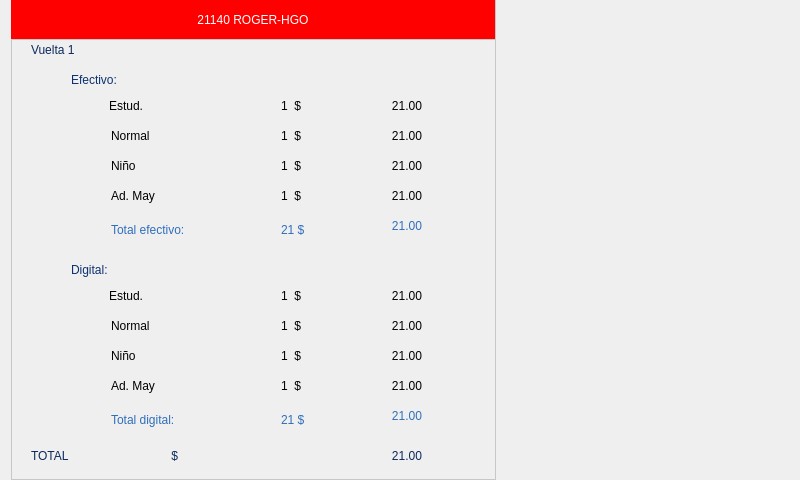
<?xml version="1.0" encoding="UTF-8"?>
<ui version="4.0">
 <class>Form</class>
 <widget class="QWidget" name="Form">
  <property name="geometry">
   <rect>
    <x>0</x>
    <y>0</y>
    <width>800</width>
    <height>480</height>
   </rect>
  </property>
  <property name="minimumSize">
   <size>
    <width>800</width>
    <height>480</height>
   </size>
  </property>
  <property name="maximumSize">
   <size>
    <width>800</width>
    <height>480</height>
   </size>
  </property>
  <property name="windowTitle">
   <string>Form</string>
  </property>
  <widget class="QLabel" name="label_font">
   <property name="geometry">
    <rect>
     <x>0</x>
     <y>0</y>
     <width>800</width>
     <height>480</height>
    </rect>
   </property>
   <property name="text">
    <string/>
   </property>
   <property name="pixmap">
    <pixmap>../Imagenes/Servicios.jpg</pixmap>
   </property>
   <property name="scaledContents">
    <bool>true</bool>
   </property>
   <property name="margin">
    <number>0</number>
   </property>
   <property name="indent">
    <number>-1</number>
   </property>
  </widget>
  <widget class="QFrame" name="destinos">
   <property name="geometry">
    <rect>
     <x>11</x>
     <y>-1</y>
     <width>485</width>
     <height>481</height>
    </rect>
   </property>
   <property name="styleSheet">
    <string notr="true">QFrame{
border: 1px solid #c7c7c7;
}</string>
   </property>
   <property name="frameShape">
    <enum>QFrame::StyledPanel</enum>
   </property>
   <property name="frameShadow">
    <enum>QFrame::Raised</enum>
   </property>
   <widget class="QLabel" name="label_vuelta">
    <property name="geometry">
     <rect>
      <x>20</x>
      <y>40</y>
      <width>101</width>
      <height>21</height>
     </rect>
    </property>
    <property name="styleSheet">
     <string notr="true">border: 0;
font: 15pt &quot;MS Sans Serif&quot;;
color: rgb(11, 41, 92);</string>
    </property>
    <property name="text">
     <string>Vuelta 1</string>
    </property>
   </widget>
   <widget class="QLabel" name="label_estudiantes">
    <property name="geometry">
     <rect>
      <x>98</x>
      <y>100</y>
      <width>71</width>
      <height>31</height>
     </rect>
    </property>
    <property name="styleSheet">
     <string notr="true">border: 0;
font: 15pt &quot;MS Sans Serif&quot;;</string>
    </property>
    <property name="frameShadow">
     <enum>QFrame::Plain</enum>
    </property>
    <property name="lineWidth">
     <number>0</number>
    </property>
    <property name="text">
     <string>Estud.</string>
    </property>
    <property name="alignment">
     <set>Qt::AlignLeading|Qt::AlignLeft|Qt::AlignTop</set>
    </property>
   </widget>
   <widget class="QLabel" name="label_head">
    <property name="geometry">
     <rect>
      <x>-1</x>
      <y>0</y>
      <width>486</width>
      <height>41</height>
     </rect>
    </property>
    <property name="styleSheet">
     <string notr="true">color:rgb(255, 255, 255);
background-color:rgb(255, 0, 0);
font: 87 20pt &quot;Arial Black&quot;;</string>
    </property>
    <property name="text">
     <string>21140 ROGER-HGO</string>
    </property>
    <property name="alignment">
     <set>Qt::AlignCenter</set>
    </property>
   </widget>
   <widget class="QLabel" name="label_estudiantes_2">
    <property name="geometry">
     <rect>
      <x>100</x>
      <y>130</y>
      <width>71</width>
      <height>31</height>
     </rect>
    </property>
    <property name="styleSheet">
     <string notr="true">border: 0;
font: 15pt &quot;MS Sans Serif&quot;;</string>
    </property>
    <property name="frameShadow">
     <enum>QFrame::Plain</enum>
    </property>
    <property name="lineWidth">
     <number>0</number>
    </property>
    <property name="text">
     <string>Normal</string>
    </property>
    <property name="alignment">
     <set>Qt::AlignLeading|Qt::AlignLeft|Qt::AlignTop</set>
    </property>
   </widget>
   <widget class="QLabel" name="label_estudiantes_3">
    <property name="geometry">
     <rect>
      <x>100</x>
      <y>160</y>
      <width>71</width>
      <height>31</height>
     </rect>
    </property>
    <property name="styleSheet">
     <string notr="true">border: 0;
font: 15pt &quot;MS Sans Serif&quot;;</string>
    </property>
    <property name="frameShadow">
     <enum>QFrame::Plain</enum>
    </property>
    <property name="lineWidth">
     <number>0</number>
    </property>
    <property name="text">
     <string>Niño</string>
    </property>
    <property name="alignment">
     <set>Qt::AlignLeading|Qt::AlignLeft|Qt::AlignTop</set>
    </property>
   </widget>
   <widget class="QLabel" name="label_estudiantes_4">
    <property name="geometry">
     <rect>
      <x>100</x>
      <y>190</y>
      <width>81</width>
      <height>31</height>
     </rect>
    </property>
    <property name="styleSheet">
     <string notr="true">border: 0;
font: 15pt &quot;MS Sans Serif&quot;;</string>
    </property>
    <property name="frameShadow">
     <enum>QFrame::Plain</enum>
    </property>
    <property name="lineWidth">
     <number>0</number>
    </property>
    <property name="text">
     <string>Ad. May</string>
    </property>
    <property name="alignment">
     <set>Qt::AlignLeading|Qt::AlignLeft|Qt::AlignTop</set>
    </property>
   </widget>
   <widget class="QLabel" name="label_cantidad_boletos_estud">
    <property name="geometry">
     <rect>
      <x>270</x>
      <y>100</y>
      <width>41</width>
      <height>31</height>
     </rect>
    </property>
    <property name="styleSheet">
     <string notr="true">border: 0;
font: 15pt &quot;MS Sans Serif&quot;;</string>
    </property>
    <property name="frameShadow">
     <enum>QFrame::Plain</enum>
    </property>
    <property name="lineWidth">
     <number>0</number>
    </property>
    <property name="text">
     <string>1  $</string>
    </property>
    <property name="alignment">
     <set>Qt::AlignLeading|Qt::AlignLeft|Qt::AlignTop</set>
    </property>
   </widget>
   <widget class="QLabel" name="label_total_cobro_estud">
    <property name="geometry">
     <rect>
      <x>340</x>
      <y>100</y>
      <width>71</width>
      <height>31</height>
     </rect>
    </property>
    <property name="styleSheet">
     <string notr="true">border: 0;
font: 15pt &quot;MS Sans Serif&quot;;</string>
    </property>
    <property name="frameShadow">
     <enum>QFrame::Plain</enum>
    </property>
    <property name="lineWidth">
     <number>0</number>
    </property>
    <property name="text">
     <string>21.00</string>
    </property>
    <property name="alignment">
     <set>Qt::AlignRight|Qt::AlignTop|Qt::AlignTrailing</set>
    </property>
   </widget>
   <widget class="QLabel" name="label_cantidad_boletos_normal">
    <property name="geometry">
     <rect>
      <x>270</x>
      <y>130</y>
      <width>41</width>
      <height>31</height>
     </rect>
    </property>
    <property name="styleSheet">
     <string notr="true">border: 0;
font: 15pt &quot;MS Sans Serif&quot;;</string>
    </property>
    <property name="frameShadow">
     <enum>QFrame::Plain</enum>
    </property>
    <property name="lineWidth">
     <number>0</number>
    </property>
    <property name="text">
     <string>1  $</string>
    </property>
    <property name="alignment">
     <set>Qt::AlignLeading|Qt::AlignLeft|Qt::AlignTop</set>
    </property>
   </widget>
   <widget class="QLabel" name="label_total_cobro_normal">
    <property name="geometry">
     <rect>
      <x>340</x>
      <y>130</y>
      <width>71</width>
      <height>31</height>
     </rect>
    </property>
    <property name="styleSheet">
     <string notr="true">border: 0;
font: 15pt &quot;MS Sans Serif&quot;;</string>
    </property>
    <property name="frameShadow">
     <enum>QFrame::Plain</enum>
    </property>
    <property name="lineWidth">
     <number>0</number>
    </property>
    <property name="text">
     <string>21.00</string>
    </property>
    <property name="alignment">
     <set>Qt::AlignRight|Qt::AlignTop|Qt::AlignTrailing</set>
    </property>
   </widget>
   <widget class="QLabel" name="label_cantidad_boletos_ninio">
    <property name="geometry">
     <rect>
      <x>270</x>
      <y>160</y>
      <width>41</width>
      <height>31</height>
     </rect>
    </property>
    <property name="styleSheet">
     <string notr="true">border: 0;
font: 15pt &quot;MS Sans Serif&quot;;</string>
    </property>
    <property name="frameShadow">
     <enum>QFrame::Plain</enum>
    </property>
    <property name="lineWidth">
     <number>0</number>
    </property>
    <property name="text">
     <string>1  $</string>
    </property>
    <property name="alignment">
     <set>Qt::AlignLeading|Qt::AlignLeft|Qt::AlignTop</set>
    </property>
   </widget>
   <widget class="QLabel" name="label_cantidad_boletos_admayor">
    <property name="geometry">
     <rect>
      <x>270</x>
      <y>190</y>
      <width>41</width>
      <height>31</height>
     </rect>
    </property>
    <property name="styleSheet">
     <string notr="true">border: 0;
font: 15pt &quot;MS Sans Serif&quot;;</string>
    </property>
    <property name="frameShadow">
     <enum>QFrame::Plain</enum>
    </property>
    <property name="lineWidth">
     <number>0</number>
    </property>
    <property name="text">
     <string>1  $</string>
    </property>
    <property name="alignment">
     <set>Qt::AlignLeading|Qt::AlignLeft|Qt::AlignTop</set>
    </property>
   </widget>
   <widget class="QLabel" name="label_total_cobro_ninio">
    <property name="geometry">
     <rect>
      <x>340</x>
      <y>160</y>
      <width>71</width>
      <height>31</height>
     </rect>
    </property>
    <property name="styleSheet">
     <string notr="true">border: 0;
font: 15pt &quot;MS Sans Serif&quot;;</string>
    </property>
    <property name="frameShadow">
     <enum>QFrame::Plain</enum>
    </property>
    <property name="lineWidth">
     <number>0</number>
    </property>
    <property name="text">
     <string>21.00</string>
    </property>
    <property name="alignment">
     <set>Qt::AlignRight|Qt::AlignTop|Qt::AlignTrailing</set>
    </property>
   </widget>
   <widget class="QLabel" name="label_total_cobro_admayor">
    <property name="geometry">
     <rect>
      <x>340</x>
      <y>190</y>
      <width>71</width>
      <height>31</height>
     </rect>
    </property>
    <property name="styleSheet">
     <string notr="true">border: 0;
font: 15pt &quot;MS Sans Serif&quot;;</string>
    </property>
    <property name="frameShadow">
     <enum>QFrame::Plain</enum>
    </property>
    <property name="lineWidth">
     <number>0</number>
    </property>
    <property name="text">
     <string>21.00</string>
    </property>
    <property name="alignment">
     <set>Qt::AlignRight|Qt::AlignTop|Qt::AlignTrailing</set>
    </property>
   </widget>
   <widget class="QLabel" name="label_estudiantes_5">
    <property name="geometry">
     <rect>
      <x>20</x>
      <y>450</y>
      <width>301</width>
      <height>31</height>
     </rect>
    </property>
    <property name="styleSheet">
     <string notr="true">border: 0;
font: 16pt &quot;MS Sans Serif&quot;;
color: rgb(11, 41, 92);</string>
    </property>
    <property name="frameShadow">
     <enum>QFrame::Plain</enum>
    </property>
    <property name="lineWidth">
     <number>0</number>
    </property>
    <property name="text">
     <string>TOTAL                               $</string>
    </property>
    <property name="alignment">
     <set>Qt::AlignLeading|Qt::AlignLeft|Qt::AlignTop</set>
    </property>
   </widget>
   <widget class="QLabel" name="label_total_a_liquidar">
    <property name="geometry">
     <rect>
      <x>320</x>
      <y>450</y>
      <width>91</width>
      <height>31</height>
     </rect>
    </property>
    <property name="styleSheet">
     <string notr="true">border: 0;
font: 15pt &quot;MS Sans Serif&quot;;
color: rgb(11, 41, 92);</string>
    </property>
    <property name="frameShadow">
     <enum>QFrame::Plain</enum>
    </property>
    <property name="lineWidth">
     <number>0</number>
    </property>
    <property name="text">
     <string>21.00</string>
    </property>
    <property name="alignment">
     <set>Qt::AlignRight|Qt::AlignTop|Qt::AlignTrailing</set>
    </property>
   </widget>
   <widget class="QLabel" name="label_total_cobro_admayor_digital">
    <property name="geometry">
     <rect>
      <x>340</x>
      <y>380</y>
      <width>71</width>
      <height>31</height>
     </rect>
    </property>
    <property name="styleSheet">
     <string notr="true">border: 0;
font: 15pt &quot;MS Sans Serif&quot;;</string>
    </property>
    <property name="frameShadow">
     <enum>QFrame::Plain</enum>
    </property>
    <property name="lineWidth">
     <number>0</number>
    </property>
    <property name="text">
     <string>21.00</string>
    </property>
    <property name="alignment">
     <set>Qt::AlignRight|Qt::AlignTop|Qt::AlignTrailing</set>
    </property>
   </widget>
   <widget class="QLabel" name="label_total_cobro_estud_digital">
    <property name="geometry">
     <rect>
      <x>340</x>
      <y>290</y>
      <width>71</width>
      <height>31</height>
     </rect>
    </property>
    <property name="styleSheet">
     <string notr="true">border: 0;
font: 15pt &quot;MS Sans Serif&quot;;</string>
    </property>
    <property name="frameShadow">
     <enum>QFrame::Plain</enum>
    </property>
    <property name="lineWidth">
     <number>0</number>
    </property>
    <property name="text">
     <string>21.00</string>
    </property>
    <property name="alignment">
     <set>Qt::AlignRight|Qt::AlignTop|Qt::AlignTrailing</set>
    </property>
   </widget>
   <widget class="QLabel" name="label_total_cobro_ninio_digital">
    <property name="geometry">
     <rect>
      <x>340</x>
      <y>350</y>
      <width>71</width>
      <height>31</height>
     </rect>
    </property>
    <property name="styleSheet">
     <string notr="true">border: 0;
font: 15pt &quot;MS Sans Serif&quot;;</string>
    </property>
    <property name="frameShadow">
     <enum>QFrame::Plain</enum>
    </property>
    <property name="lineWidth">
     <number>0</number>
    </property>
    <property name="text">
     <string>21.00</string>
    </property>
    <property name="alignment">
     <set>Qt::AlignRight|Qt::AlignTop|Qt::AlignTrailing</set>
    </property>
   </widget>
   <widget class="QLabel" name="label_cantidad_boletos_ninio_digital">
    <property name="geometry">
     <rect>
      <x>270</x>
      <y>350</y>
      <width>41</width>
      <height>31</height>
     </rect>
    </property>
    <property name="styleSheet">
     <string notr="true">border: 0;
font: 15pt &quot;MS Sans Serif&quot;;</string>
    </property>
    <property name="frameShadow">
     <enum>QFrame::Plain</enum>
    </property>
    <property name="lineWidth">
     <number>0</number>
    </property>
    <property name="text">
     <string>1  $</string>
    </property>
    <property name="alignment">
     <set>Qt::AlignLeading|Qt::AlignLeft|Qt::AlignTop</set>
    </property>
   </widget>
   <widget class="QLabel" name="label_estudiantes_6">
    <property name="geometry">
     <rect>
      <x>100</x>
      <y>380</y>
      <width>81</width>
      <height>31</height>
     </rect>
    </property>
    <property name="styleSheet">
     <string notr="true">border: 0;
font: 15pt &quot;MS Sans Serif&quot;;</string>
    </property>
    <property name="frameShadow">
     <enum>QFrame::Plain</enum>
    </property>
    <property name="lineWidth">
     <number>0</number>
    </property>
    <property name="text">
     <string>Ad. May</string>
    </property>
    <property name="alignment">
     <set>Qt::AlignLeading|Qt::AlignLeft|Qt::AlignTop</set>
    </property>
   </widget>
   <widget class="QLabel" name="label_cantidad_boletos_estud_digital">
    <property name="geometry">
     <rect>
      <x>270</x>
      <y>290</y>
      <width>41</width>
      <height>31</height>
     </rect>
    </property>
    <property name="styleSheet">
     <string notr="true">border: 0;
font: 15pt &quot;MS Sans Serif&quot;;</string>
    </property>
    <property name="frameShadow">
     <enum>QFrame::Plain</enum>
    </property>
    <property name="lineWidth">
     <number>0</number>
    </property>
    <property name="text">
     <string>1  $</string>
    </property>
    <property name="alignment">
     <set>Qt::AlignLeading|Qt::AlignLeft|Qt::AlignTop</set>
    </property>
   </widget>
   <widget class="QLabel" name="label_cantidad_boletos_normal_digital">
    <property name="geometry">
     <rect>
      <x>270</x>
      <y>320</y>
      <width>41</width>
      <height>31</height>
     </rect>
    </property>
    <property name="styleSheet">
     <string notr="true">border: 0;
font: 15pt &quot;MS Sans Serif&quot;;</string>
    </property>
    <property name="frameShadow">
     <enum>QFrame::Plain</enum>
    </property>
    <property name="lineWidth">
     <number>0</number>
    </property>
    <property name="text">
     <string>1  $</string>
    </property>
    <property name="alignment">
     <set>Qt::AlignLeading|Qt::AlignLeft|Qt::AlignTop</set>
    </property>
   </widget>
   <widget class="QLabel" name="label_estudiantes_7">
    <property name="geometry">
     <rect>
      <x>100</x>
      <y>350</y>
      <width>71</width>
      <height>31</height>
     </rect>
    </property>
    <property name="styleSheet">
     <string notr="true">border: 0;
font: 15pt &quot;MS Sans Serif&quot;;</string>
    </property>
    <property name="frameShadow">
     <enum>QFrame::Plain</enum>
    </property>
    <property name="lineWidth">
     <number>0</number>
    </property>
    <property name="text">
     <string>Niño</string>
    </property>
    <property name="alignment">
     <set>Qt::AlignLeading|Qt::AlignLeft|Qt::AlignTop</set>
    </property>
   </widget>
   <widget class="QLabel" name="label_total_cobro_normal_digital">
    <property name="geometry">
     <rect>
      <x>340</x>
      <y>320</y>
      <width>71</width>
      <height>31</height>
     </rect>
    </property>
    <property name="styleSheet">
     <string notr="true">border: 0;
font: 15pt &quot;MS Sans Serif&quot;;</string>
    </property>
    <property name="frameShadow">
     <enum>QFrame::Plain</enum>
    </property>
    <property name="lineWidth">
     <number>0</number>
    </property>
    <property name="text">
     <string>21.00</string>
    </property>
    <property name="alignment">
     <set>Qt::AlignRight|Qt::AlignTop|Qt::AlignTrailing</set>
    </property>
   </widget>
   <widget class="QLabel" name="label_estudiantes_8">
    <property name="geometry">
     <rect>
      <x>100</x>
      <y>320</y>
      <width>71</width>
      <height>31</height>
     </rect>
    </property>
    <property name="styleSheet">
     <string notr="true">border: 0;
font: 15pt &quot;MS Sans Serif&quot;;</string>
    </property>
    <property name="frameShadow">
     <enum>QFrame::Plain</enum>
    </property>
    <property name="lineWidth">
     <number>0</number>
    </property>
    <property name="text">
     <string>Normal</string>
    </property>
    <property name="alignment">
     <set>Qt::AlignLeading|Qt::AlignLeft|Qt::AlignTop</set>
    </property>
   </widget>
   <widget class="QLabel" name="label_estudiantes_9">
    <property name="geometry">
     <rect>
      <x>98</x>
      <y>290</y>
      <width>71</width>
      <height>31</height>
     </rect>
    </property>
    <property name="styleSheet">
     <string notr="true">border: 0;
font: 15pt &quot;MS Sans Serif&quot;;</string>
    </property>
    <property name="frameShadow">
     <enum>QFrame::Plain</enum>
    </property>
    <property name="lineWidth">
     <number>0</number>
    </property>
    <property name="text">
     <string>Estud.</string>
    </property>
    <property name="alignment">
     <set>Qt::AlignLeading|Qt::AlignLeft|Qt::AlignTop</set>
    </property>
   </widget>
   <widget class="QLabel" name="label_cantidad_boletos_admayor_digital">
    <property name="geometry">
     <rect>
      <x>270</x>
      <y>380</y>
      <width>41</width>
      <height>31</height>
     </rect>
    </property>
    <property name="styleSheet">
     <string notr="true">border: 0;
font: 15pt &quot;MS Sans Serif&quot;;</string>
    </property>
    <property name="frameShadow">
     <enum>QFrame::Plain</enum>
    </property>
    <property name="lineWidth">
     <number>0</number>
    </property>
    <property name="text">
     <string>1  $</string>
    </property>
    <property name="alignment">
     <set>Qt::AlignLeading|Qt::AlignLeft|Qt::AlignTop</set>
    </property>
   </widget>
   <widget class="QLabel" name="label_vuelta_2">
    <property name="geometry">
     <rect>
      <x>60</x>
      <y>70</y>
      <width>101</width>
      <height>21</height>
     </rect>
    </property>
    <property name="styleSheet">
     <string notr="true">border: 0;
font: 15pt &quot;MS Sans Serif&quot;;
color: rgb(12, 49, 112);</string>
    </property>
    <property name="text">
     <string>Efectivo:</string>
    </property>
   </widget>
   <widget class="QLabel" name="label_vuelta_3">
    <property name="geometry">
     <rect>
      <x>60</x>
      <y>260</y>
      <width>101</width>
      <height>21</height>
     </rect>
    </property>
    <property name="styleSheet">
     <string notr="true">border: 0;
font: 15pt &quot;MS Sans Serif&quot;;
color: rgb(12, 49, 112);</string>
    </property>
    <property name="text">
     <string>Digital:</string>
    </property>
   </widget>
   <widget class="QLabel" name="label_vuelta_4">
    <property name="geometry">
     <rect>
      <x>100</x>
      <y>220</y>
      <width>161</width>
      <height>21</height>
     </rect>
    </property>
    <property name="styleSheet">
     <string notr="true">border: 0;
font: 15pt &quot;MS Sans Serif&quot;;
color: rgb(48, 110, 188);</string>
    </property>
    <property name="text">
     <string>Total efectivo:</string>
    </property>
   </widget>
   <widget class="QLabel" name="label_cantidad_total_boletos_efectivo">
    <property name="geometry">
     <rect>
      <x>270</x>
      <y>220</y>
      <width>61</width>
      <height>21</height>
     </rect>
    </property>
    <property name="styleSheet">
     <string notr="true">border: 0;
font: 15pt &quot;MS Sans Serif&quot;;
color: rgb(48, 110, 188);</string>
    </property>
    <property name="text">
     <string>21 $</string>
    </property>
   </widget>
   <widget class="QLabel" name="label_cantidad_total_boletos_digital">
    <property name="geometry">
     <rect>
      <x>270</x>
      <y>410</y>
      <width>61</width>
      <height>21</height>
     </rect>
    </property>
    <property name="styleSheet">
     <string notr="true">border: 0;
font: 15pt &quot;MS Sans Serif&quot;;
color: rgb(48, 110, 188);</string>
    </property>
    <property name="text">
     <string>21 $</string>
    </property>
   </widget>
   <widget class="QLabel" name="label_vuelta_7">
    <property name="geometry">
     <rect>
      <x>100</x>
      <y>410</y>
      <width>161</width>
      <height>21</height>
     </rect>
    </property>
    <property name="styleSheet">
     <string notr="true">border: 0;
font: 15pt &quot;MS Sans Serif&quot;;
color: rgb(48, 110, 188);</string>
    </property>
    <property name="text">
     <string>Total digital:</string>
    </property>
   </widget>
   <widget class="QLabel" name="label_total_cobro_efectivo">
    <property name="geometry">
     <rect>
      <x>340</x>
      <y>220</y>
      <width>71</width>
      <height>31</height>
     </rect>
    </property>
    <property name="styleSheet">
     <string notr="true">border: 0;
font: 15pt &quot;MS Sans Serif&quot;;
color: rgb(48, 110, 188);</string>
    </property>
    <property name="frameShadow">
     <enum>QFrame::Plain</enum>
    </property>
    <property name="lineWidth">
     <number>0</number>
    </property>
    <property name="text">
     <string>21.00</string>
    </property>
    <property name="alignment">
     <set>Qt::AlignRight|Qt::AlignTop|Qt::AlignTrailing</set>
    </property>
   </widget>
   <widget class="QLabel" name="label_total_cobro_digital">
    <property name="geometry">
     <rect>
      <x>340</x>
      <y>410</y>
      <width>71</width>
      <height>31</height>
     </rect>
    </property>
    <property name="styleSheet">
     <string notr="true">border: 0;
font: 15pt &quot;MS Sans Serif&quot;;
color: rgb(48, 110, 188);</string>
    </property>
    <property name="frameShadow">
     <enum>QFrame::Plain</enum>
    </property>
    <property name="lineWidth">
     <number>0</number>
    </property>
    <property name="text">
     <string>21.00</string>
    </property>
    <property name="alignment">
     <set>Qt::AlignRight|Qt::AlignTop|Qt::AlignTrailing</set>
    </property>
   </widget>
  </widget>
  <widget class="QLabel" name="label_fin">
   <property name="geometry">
    <rect>
     <x>560</x>
     <y>390</y>
     <width>61</width>
     <height>61</height>
    </rect>
   </property>
   <property name="text">
    <string/>
   </property>
   <property name="pixmap">
    <pixmap>../Imagenes/cerrarVuelta.png</pixmap>
   </property>
   <property name="scaledContents">
    <bool>true</bool>
   </property>
  </widget>
  <widget class="QLabel" name="label_user">
   <property name="geometry">
    <rect>
     <x>540</x>
     <y>110</y>
     <width>221</width>
     <height>231</height>
    </rect>
   </property>
   <property name="text">
    <string/>
   </property>
   <property name="pixmap">
    <pixmap>../Imagenes/User/user/generico.jpg</pixmap>
   </property>
   <property name="scaledContents">
    <bool>true</bool>
   </property>
  </widget>
  <widget class="QLabel" name="label_cancel">
   <property name="geometry">
    <rect>
     <x>710</x>
     <y>390</y>
     <width>61</width>
     <height>61</height>
    </rect>
   </property>
   <property name="text">
    <string/>
   </property>
   <property name="pixmap">
    <pixmap>../Imagenes/no.png</pixmap>
   </property>
   <property name="scaledContents">
    <bool>true</bool>
   </property>
  </widget>
 </widget>
 <resources/>
 <connections/>
</ui>
